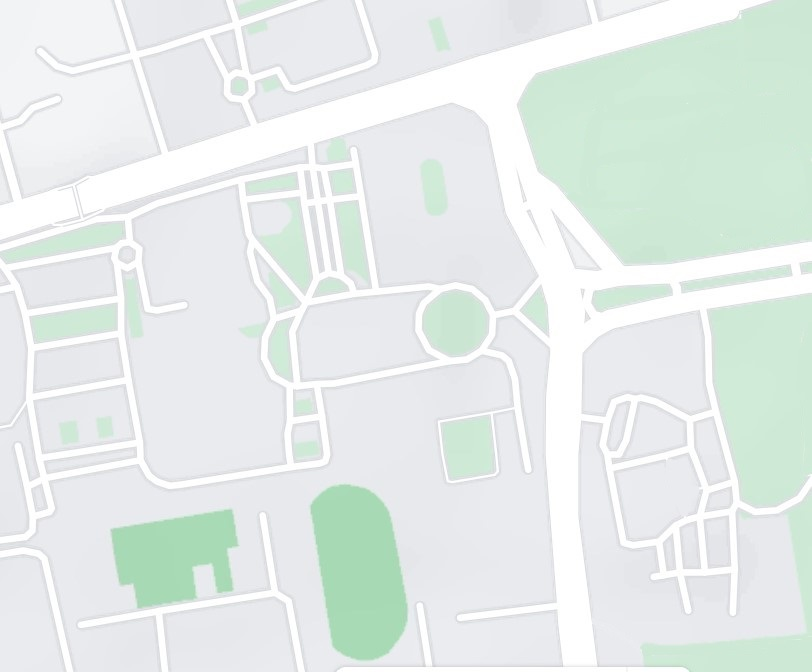
%> input picture Maps/map4.jpg, 812 x 672 px
$ octave image_processing3.m   (GNU Octave 9; MATLAB toolbox functions it lacks are replaced by stand-ins)
%> lines starting %> are read from the running program, lines starting %| are printed output that depends on the picture; in (x1, y1, x2, y2) boxes, pixels count from 0 and x2, y2 are one past the last pixel; in counts of white or black regions, pixels touching at a corner belong together; the program's own positions count from 1

clear img
clear img2
clear img3

img = imread('map4.jpg');
%> img is the input picture: size 672x812x3 uint8; mean R, G, B 228.7, 236.4, 233.4
[a, b, c] = size(img);
%> a = 672; b = 812; c = 3
%img2 = zeros(a, b);

figure(1)
hold on
image(img)


for i = 1:a
    for j = 1:b
        if (sum(img(i,j,:)) > 3*252)
             % White pixel - do what you want to original image
             img(i,j,:) = [255 255 255]; % make it black, for example
        else
            img(i,j,:) = [0 0 0];
        end
    end
end
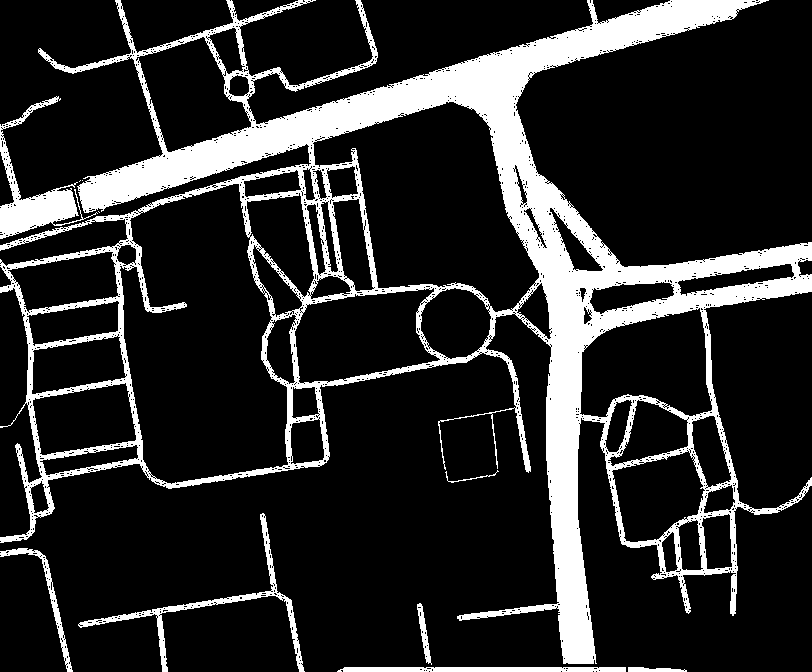
%> img: size 672x812x3 uint8; 17% white; 11 white regions (3 under 20 px), largest, box (x1, y1, x2, y2) and area: (0, 0, 812, 664) 84495, (0, 96, 98, 239) 3241, (78, 513, 305, 672) 2203

 %img2 = img;
% img2 = bwmorph(img, 'fill');
se = strel('disk',5);
img2 = imclose(img, se);
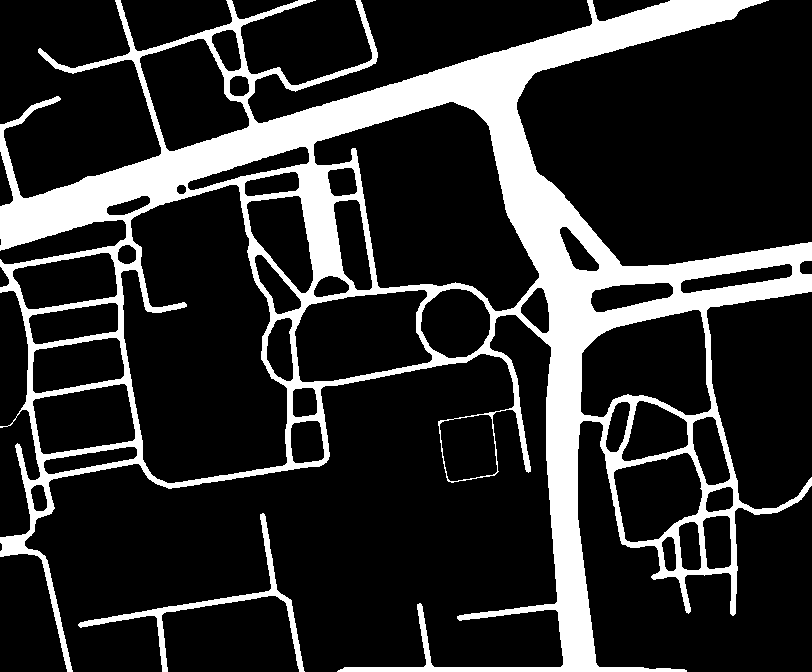
%> img2: size 672x812x3 uint8; 18.8% white; 2 white regions, box (x1, y1, x2, y2) and area: (0, 0, 812, 672) 100135, (78, 513, 305, 672) 2409
se = strel('disk',0);
img2 = imopen(img2,se);

figure(2)
hold on
image(img2)
    skel = bwmorph(img2(:, :, 1),...        % gets the skelaton from the weight roads
        'skel', Inf);
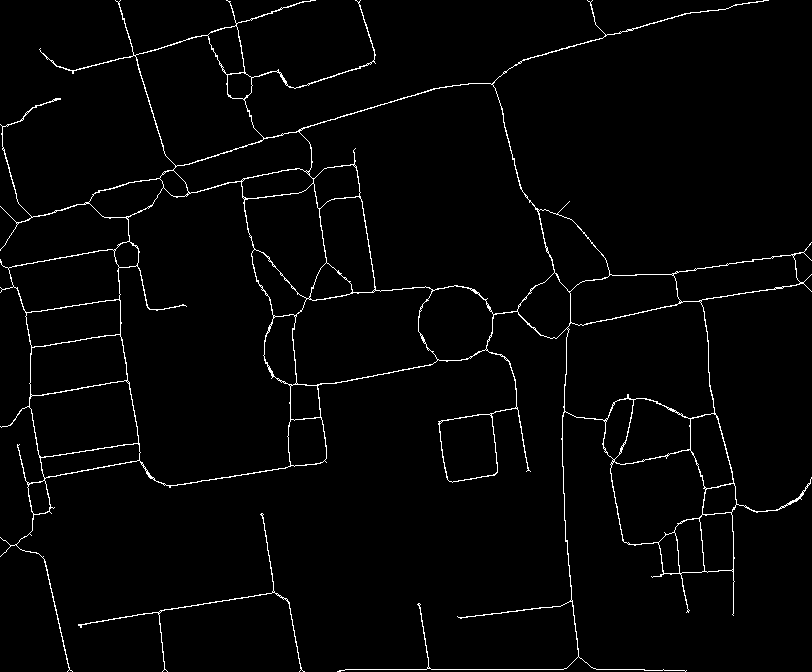
%> skel: size 672x812 logical; 2.2% white in thin lines or dots

figure(3)
img3(:, :, 1)= skel;
img3(:, :, 3)= skel;
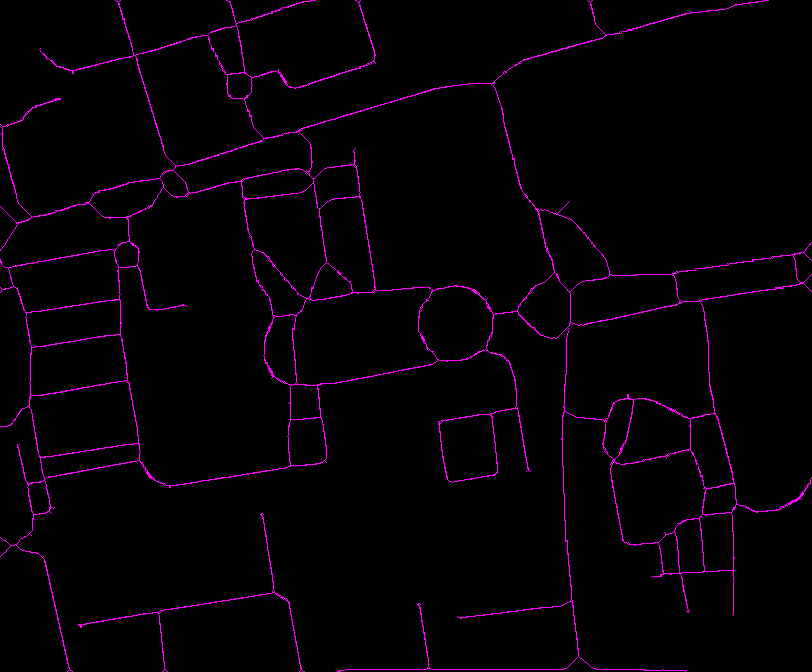
%> img3: size 672x812x3 logical; mean R, G, B 0.0218, 0, 0.0218
img3(:, :, 2)= skel;
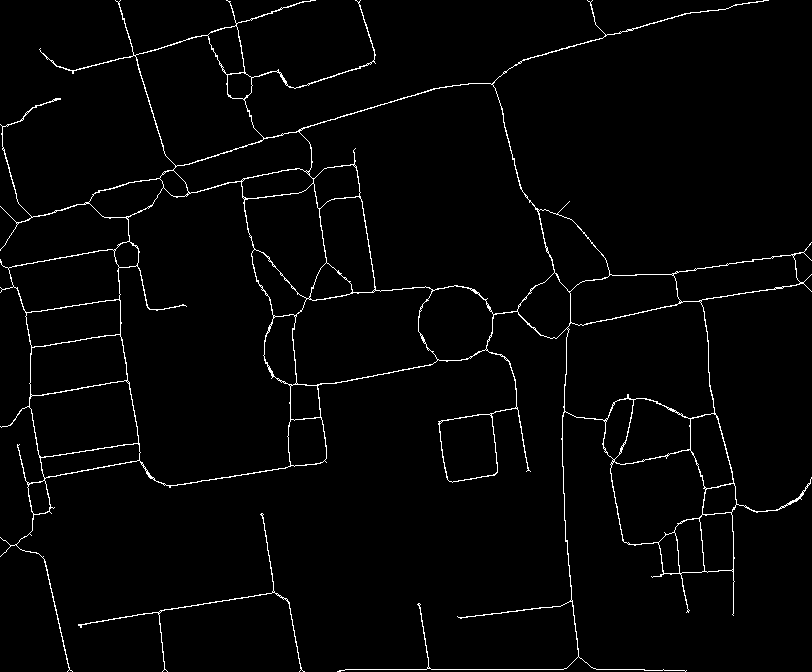
%> img3: size 672x812x3 logical; 2.2% white in thin lines or dots
image(img3)
                                         %Map (image) to Graph toolbox
%> (the run ends here)

$ run again, with Maps/map1.jpg copied over Maps/map4.jpg
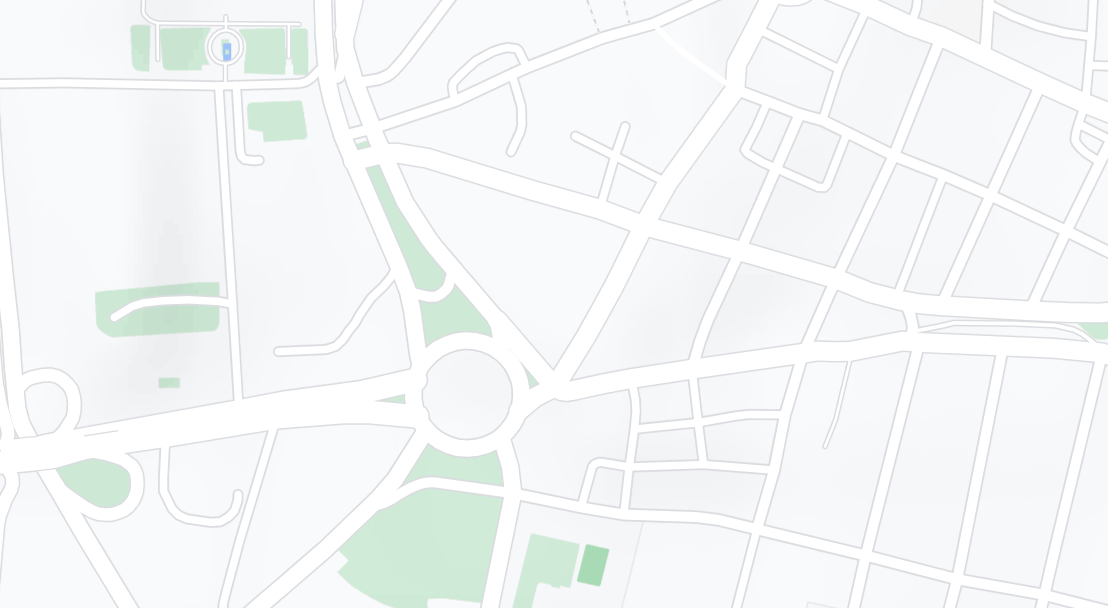
%> input picture Maps/map1.jpg, 1108 x 608 px
%> img is the input picture: size 608x1108x3 uint8; mean R, G, B 244.7, 247.2, 246.9
%> after the loop `for i = 1:a`:
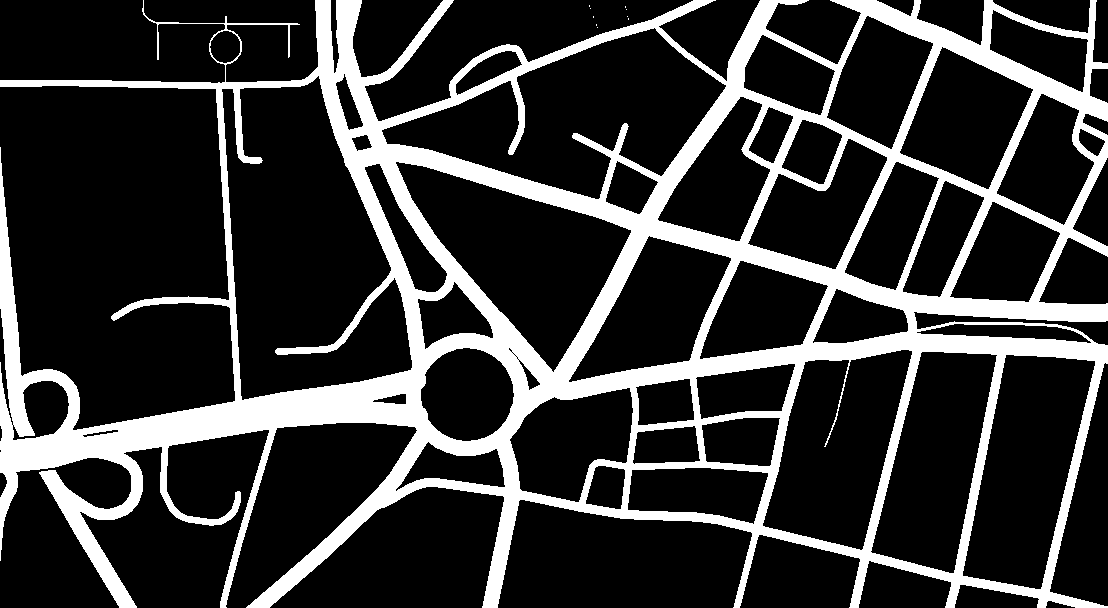
%> img: size 608x1108x3 uint8; 20.9% white; 10 white regions (9 under 20 px), largest, box (x1, y1, x2, y2) and area: (0, 0, 1108, 608) 140712
%> img2: size 608x1108x3 uint8; 21.4% white; 10 white regions (9 under 20 px), largest, box (x1, y1, x2, y2) and area: (0, 0, 1108, 608) 144339
%> skel: size 608x1108 logical; 2.4% white in thin lines or dots
%> `img3(:, :, 2)= skel;`:
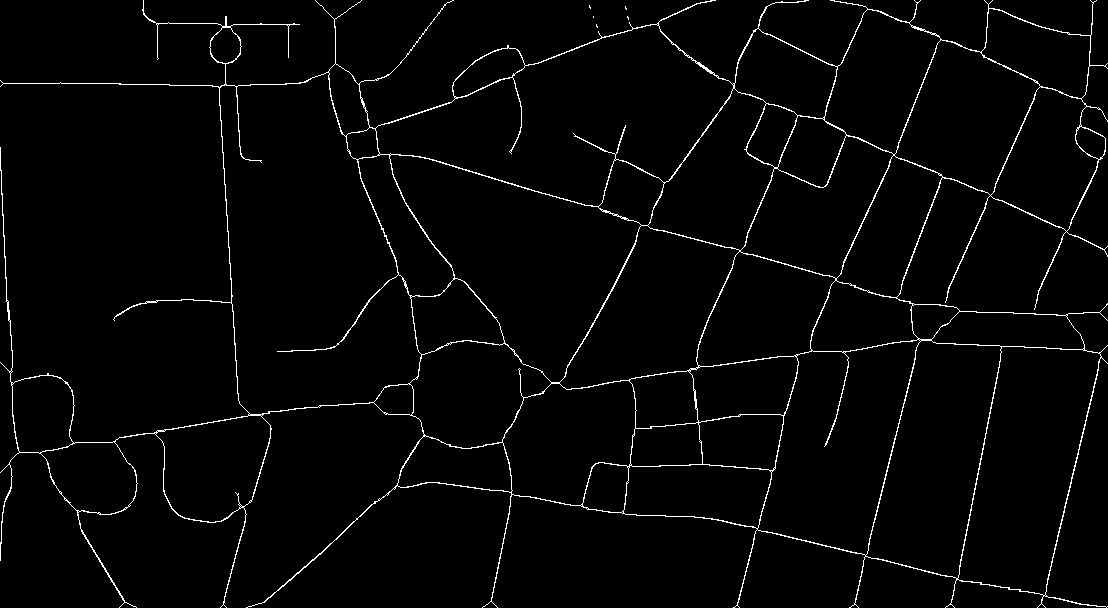
%> img3: size 608x1108x3 logical; 2.4% white in thin lines or dots

$ run again, with Maps/map10.jpg copied over Maps/map4.jpg
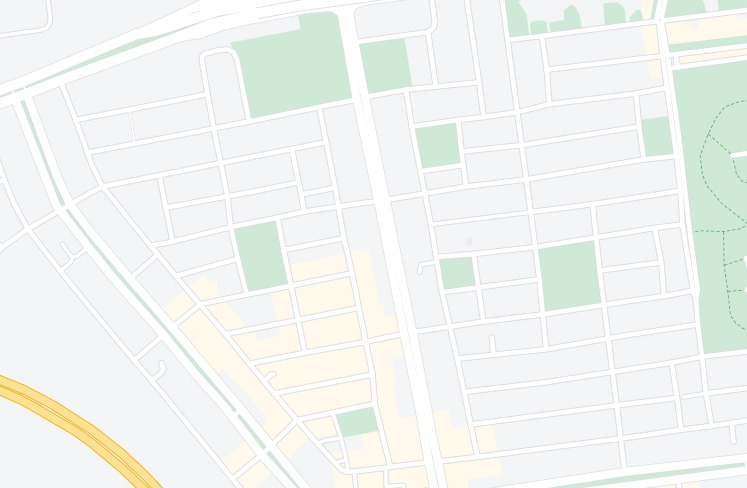
%> input picture Maps/map10.jpg, 747 x 488 px
%> img is the input picture: size 488x747x3 uint8; mean R, G, B 241.1, 244.2, 241
%> after the loop `for i = 1:a`:
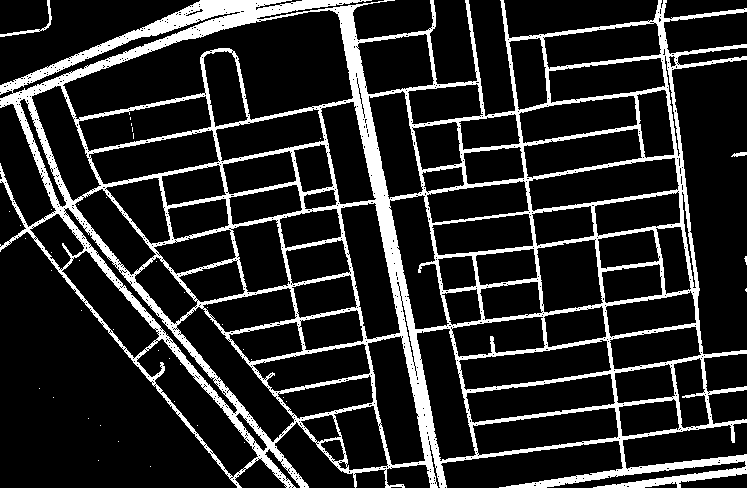
%> img: size 488x747x3 uint8; 16.2% white; 42 white regions (39 under 20 px), largest, box (x1, y1, x2, y2) and area: (0, 0, 747, 488) 58665, (0, 0, 52, 37) 205, (731, 152, 747, 157) 51
%> img2: size 488x747x3 uint8; 19% white; 15 white regions (12 under 20 px), largest, box (x1, y1, x2, y2) and area: (0, 0, 747, 488) 68868, (0, 0, 52, 37) 211, (731, 152, 747, 157) 54
%> skel: size 488x747 logical; 3.8% white in thin lines or dots
%> `img3(:, :, 2)= skel;`:
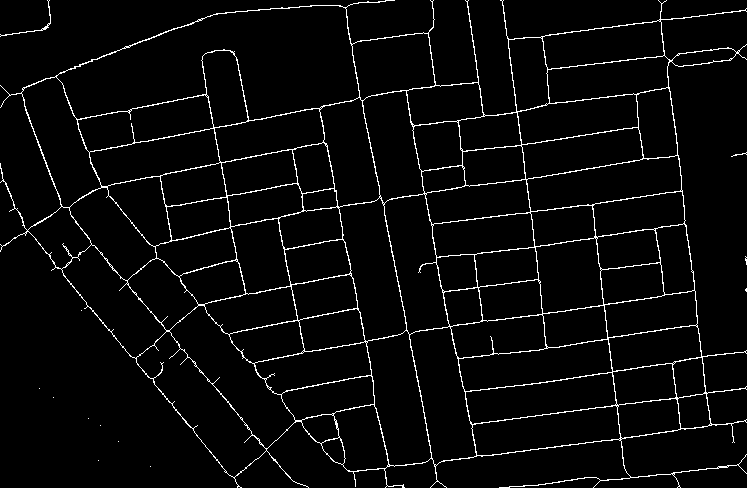
%> img3: size 488x747x3 logical; 3.8% white in thin lines or dots

$ run again, with Maps/map11.jpg copied over Maps/map4.jpg
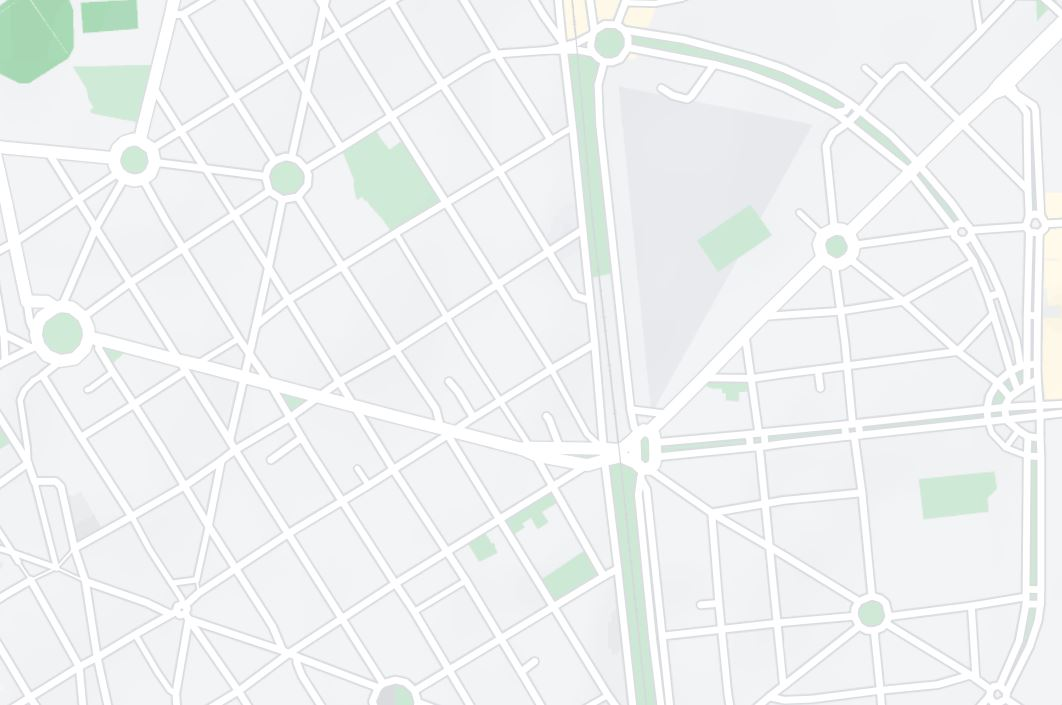
%> input picture Maps/map11.jpg, 1062 x 705 px
%> img is the input picture: size 705x1062x3 uint8; mean R, G, B 239.7, 242.1, 242.5
%> after the loop `for i = 1:a`:
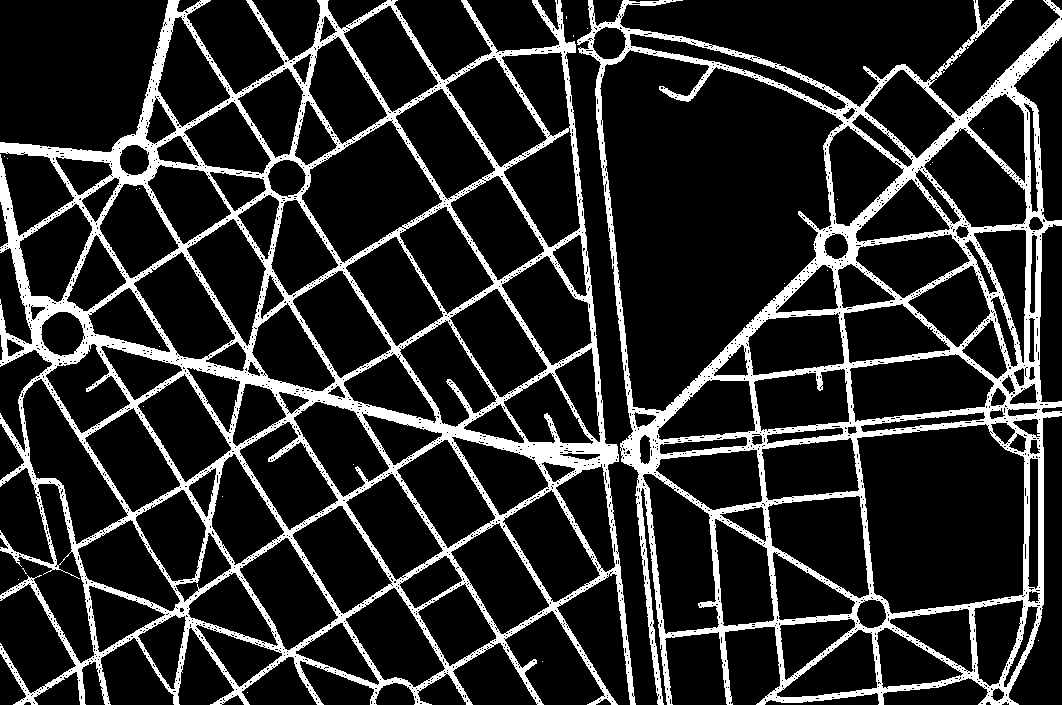
%> img: size 705x1062x3 uint8; 16.6% white; 25 white regions (23 under 20 px), largest, box (x1, y1, x2, y2) and area: (0, 0, 636, 705) 72100, (577, 0, 1062, 705) 51911
%> img2: size 705x1062x3 uint8; 19.3% white; 2 white regions (1 under 20 px), largest, box (x1, y1, x2, y2) and area: (0, 0, 1062, 705) 144789
%> skel: size 705x1062 logical; 4% white in thin lines or dots
%> `img3(:, :, 2)= skel;`:
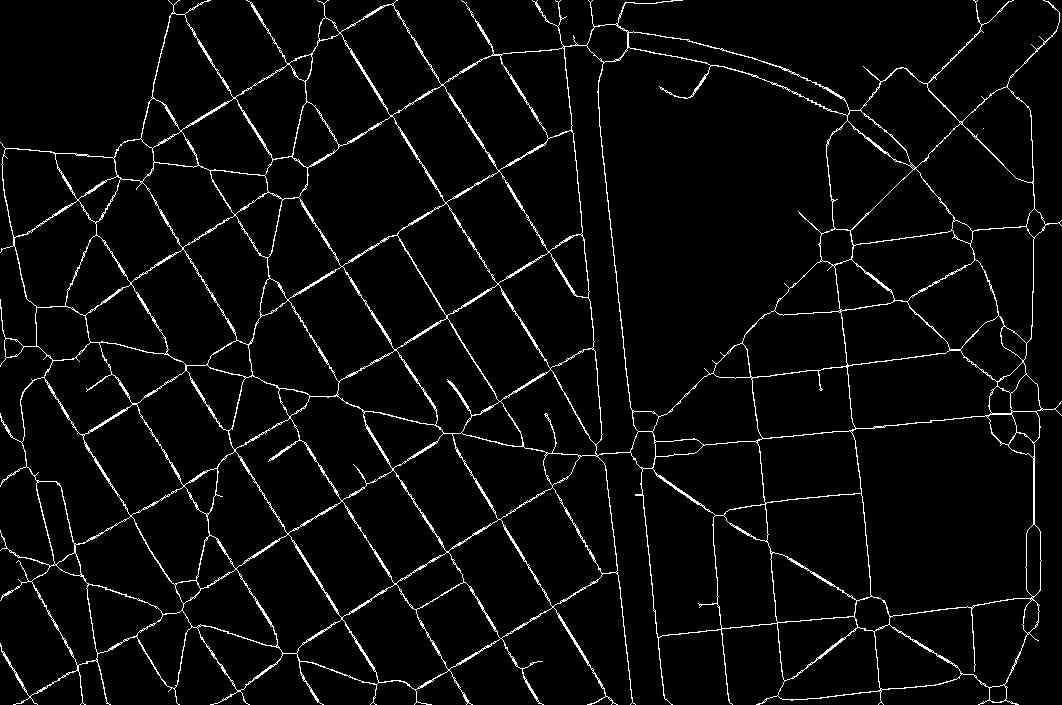
%> img3: size 705x1062x3 logical; 4% white in thin lines or dots
